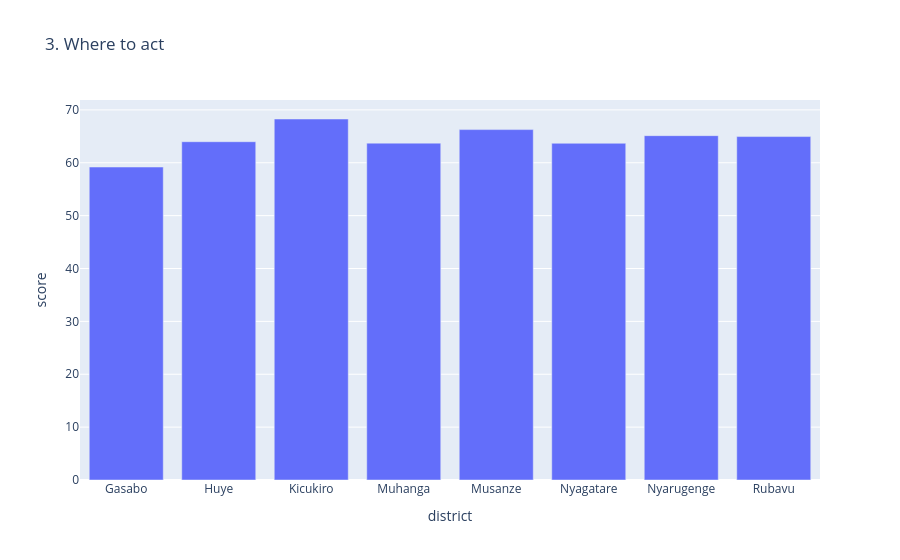

Notebook source saved alongside this figure:
### Markdown cell above
**(c) bar chart of average score per district**

Chart 3 — Where to act

### Code cell
fig3 = px.bar(
    df.groupby("district", as_index=False)["score"].mean(),
    x="district",
    y="score",
    title="3. Where to act"
)

fig3.show()

### Figure 1 — Plotly figure (JSON) as saved in the notebook; plotly's stock layout.template omitted (floating-point values rounded to 4 significant figures)
{"data": [{"hovertemplate": "district=%{x}<br>score=%{y}<extra></extra>", "legendgroup": "", "marker": {"color": "#636efa", "pattern": {"shape": ""}}, "name": "", "orientation": "v", "showlegend": false, "textposition": "auto", "type": "bar", "x": ["Gasabo", "Huye", "Kicukiro", "Muhanga", "Musanze", "Nyagatare", "Nyarugenge", "Rubavu"], "xaxis": "x", "y": [59.19, 63.98, 68.28, 63.72, 66.27, 63.68, 65.13, 64.96], "yaxis": "y"}], "layout": {"barmode": "relative", "legend": {"tracegroupgap": 0}, "title": {"text": "3. Where to act"}, "xaxis": {"anchor": "y", "domain": [0, 1], "title": {"text": "district"}}, "yaxis": {"anchor": "x", "domain": [0, 1], "title": {"text": "score"}}}}
